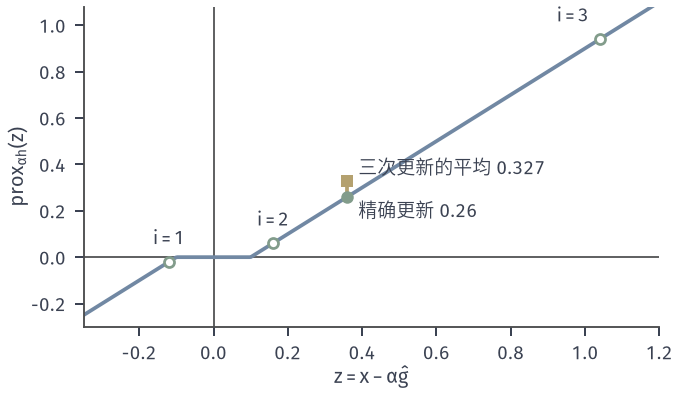

Reproduce this figure in Python.
from pathlib import Path
import sys
ROOT = next(p for p in Path(__file__).resolve().parents if (p/'build.sh').is_file() and (p/'tex/book.tex').is_file())
sys.path.insert(0, str(ROOT/'figures/00-shared/mathematical-preliminaries-upper/00-shared/comprehension-figures'))
from support import figure, save, BLUE, GREEN, YELLOW, RED, PURPLE, INK, MUTED, GRID, BLUE_FILL, GREEN_FILL, YELLOW_FILL, RED_FILL, PURPLE_FILL
import numpy as np
HERE = Path(__file__).resolve().parent
STROKE = '#4C4D4F'
# 贯穿例：f_i(x)=a_i(x-b_i)^2/2，a=(1,2,3)，b=(-3,0,3)；f(x)=(x-1)^2+5，x*=1。
A = np.array([1., 2., 3.]); B = np.array([-3., 0., 3.])
def gi(x): return A*(x-B)
def panel(fig, left, right, top, bottom, wspace=.3, hspace=.2):
    fig.set_layout_engine(None)
    fig.subplots_adjust(left=left, right=right, top=top, bottom=bottom, wspace=wspace, hspace=hspace)
def tag(fig, ax, s, y=.05):
    p = ax.get_position(); fig.text((p.x0+p.x1)/2, y, s, ha='center', va='top')

al=.1;gam=1.;tau=al*gam;x0=.2
g=gi(x0); z=x0-al*g; S=lambda u:np.sign(u)*np.maximum(np.abs(u)-tau,0)
fig,ax=figure(width_mm=96,height_mm=56)
u=np.linspace(-.35,1.2,400)
ax.axhline(0,color=STROKE,lw=.7); ax.axvline(0,color=STROKE,lw=.7)
ax.plot(u,S(u),color=BLUE,lw=1.5)
ax.plot(z,S(z),'o',ms=4,mfc='white',mec=GREEN,mew=1.1,zorder=6)
for a_,b_,s in zip(z,S(z),['$i=1$','$i=2$','$i=3$']):
    ax.text(a_+(.0 if s!='$i=3$' else -.03),b_+.075,s,fontsize=7.5,ha='center' if s!='$i=3$' else 'right')
mz=z.mean(); ax.plot([mz],[S(mz)],'o',ms=5,color=GREEN,mew=0,zorder=6)
ax.plot([mz,mz],[S(mz),S(z).mean()],color=YELLOW,lw=1.5,zorder=4)
ax.plot([mz],[S(z).mean()],'s',ms=4.4,color=YELLOW,mew=0,zorder=6)
ax.text(mz+.03,S(z).mean()+.015,'三次更新的平均 0.327',fontsize=7.5,va='bottom',ha='left')
ax.text(mz+.03,S(mz)-.015,'精确更新 0.26',fontsize=7.5,va='top',ha='left')
ax.set_xlim(-.35,1.2); ax.set_ylim(-.3,1.08); ax.set_xlabel(r'$z=x-\alpha\hat{g}$',labelpad=1); ax.set_ylabel(r'$\mathrm{prox}_{\alpha h}(z)$',labelpad=1)
print(z,S(z),S(z).mean(),mz,S(mz))
save(fig,HERE,'figure',{'z':z.tolist(),'prox':S(z).tolist(),'mean':float(S(z).mean()),'exact':float(S(mz))})
